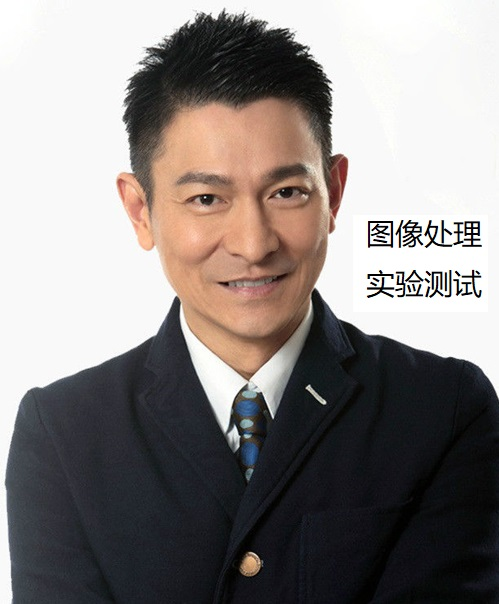
%> input picture lab6/17-刘德华.jpg, 499 x 604 px
$ octave lab6_a2.m   (GNU Octave 9; MATLAB toolbox functions it lacks are replaced by stand-ins)
%> lines starting %> are read from the running program, lines starting %| are printed output that depends on the picture; in (x1, y1, x2, y2) boxes, pixels count from 0 and x2, y2 are one past the last pixel; in counts of white or black regions, pixels touching at a corner belong together; the program's own positions count from 1
%读取实验数据包里面“17-刘德华.jpg”，完成：
%手动选择合适的通道和合适的阈值进行二值化，要求二值化结果基本能区分人物和背景，人物赋予1，背景赋予0，显示二值化后图像
%对上述二值化结果中数值为1的区域进行连通分量提取与编号排序，输出连通分量数目，显示最大连通分量

imag=imread('17-刘德华.jpg');
%> imag is the input picture: size 604x499x3 uint8; mean R, G, B 139.5, 133.9, 131.9
figure;imshow(imag);title('原图');
%二值化
G=imag(:,:,2);%选择G通道
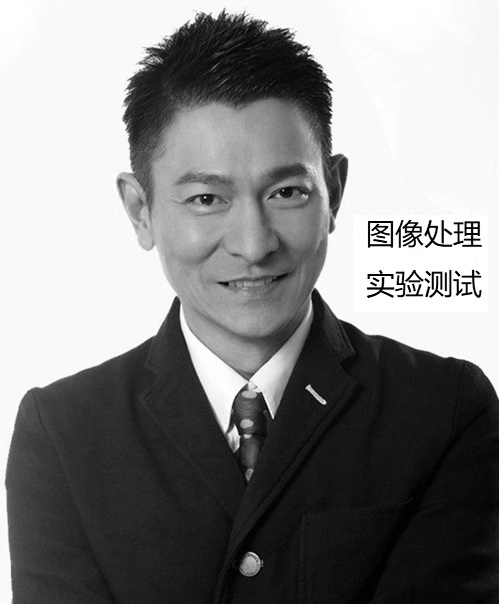
%> G: size 604x499 uint8; min 0, max 255, mean 133.9
thresh=234;%手动设置门限，大约为白色的灰度值
G_2=im2bw(G,thresh/255);%二值化
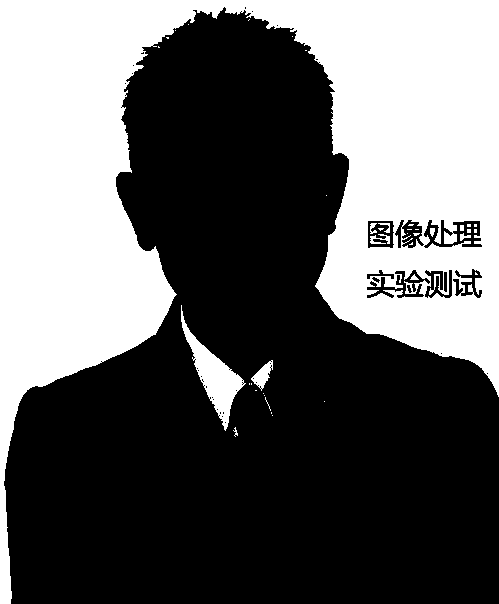
%> G_2: size 604x499 logical; 38.9% white; 40 white regions (29 under 20 px), largest, box (x1, y1, x2, y2) and area: (0, 0, 499, 604) 114204, (181, 305, 246, 431) 2213, (251, 360, 273, 391) 297
a=G_2<0.5;b=G_2>0.5;%得到0,1的索引
G_2(a)=1;G_2(b)=0;%将黑白倒转
%> after `G_2(a)=1`: G_2: size 604x499 logical; every value is 1
figure;imshow(G_2);title('二值化后的图像');

%连通分量提取
cc=bwconncomp(G_2)%连通分量数目
%> cc = 37 connected components
L=bwlabel(G_2,4);%为连通分量编号
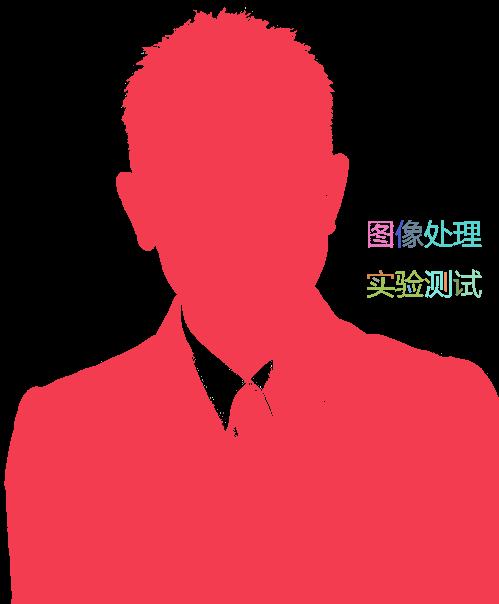
%> L: size 604x499 double; 61 distinct labels, from 0 to 60; one colour per label, 0 black
count=tabulate(L(:));%出现次数
%> count = 61 rows, first 12: [0 117213 38.89; 1 180874 60.01; 2 1 0.000332; 3 1 0.000332; 4 1 0.000332; 5 1 0.000332; 6 1 0.000332; 7 1 0.000332; 8 4 0.00133; 9 1 0.000332; 10 1 0.000332; 11 1 0.000332]
num=count(2:end,2); %各个连通分量中1出现的次数
%> num = 60 values, max 180874 at index 1, min 1 at index 2, mean 3069.7
index=find(num==max(num));%最大分量出现的位置
%> index = 1
M=(L==index);%输出最大连通分量
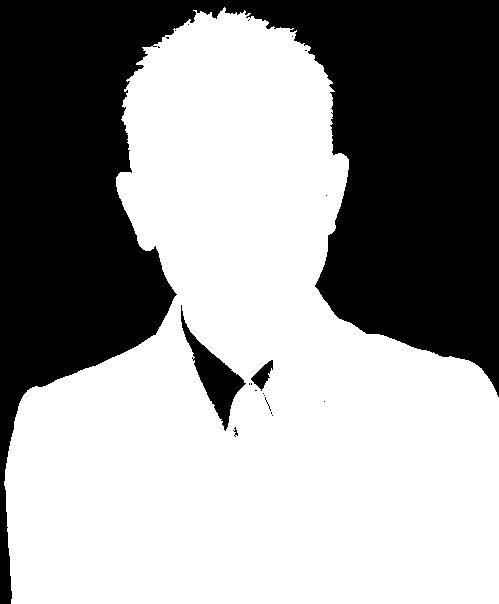
%> M: size 604x499 logical; 60% white; 21 black regions (17 under 20 px), largest, box (x1, y1, x2, y2) and area: (0, 0, 499, 604) 117911, (181, 305, 246, 431) 2241, (251, 360, 273, 391) 308, (233, 427, 238, 437) 20
figure;imshow(M);title('最大连通分量');
